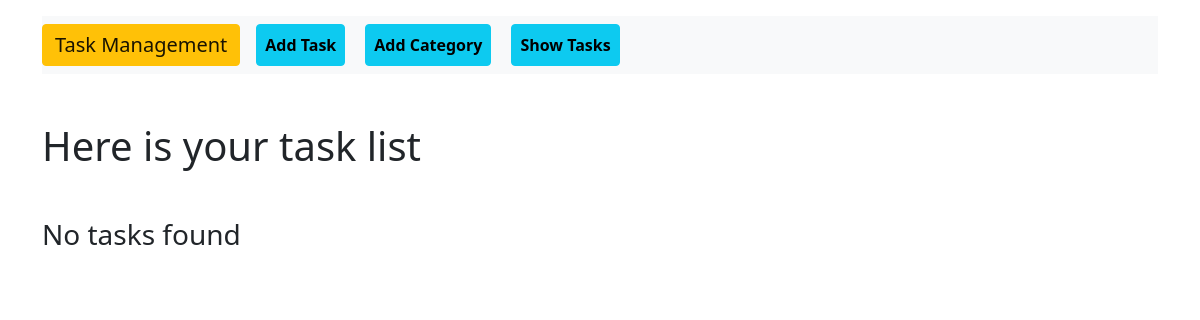
Page /task/task_list/ on the earlier database version.
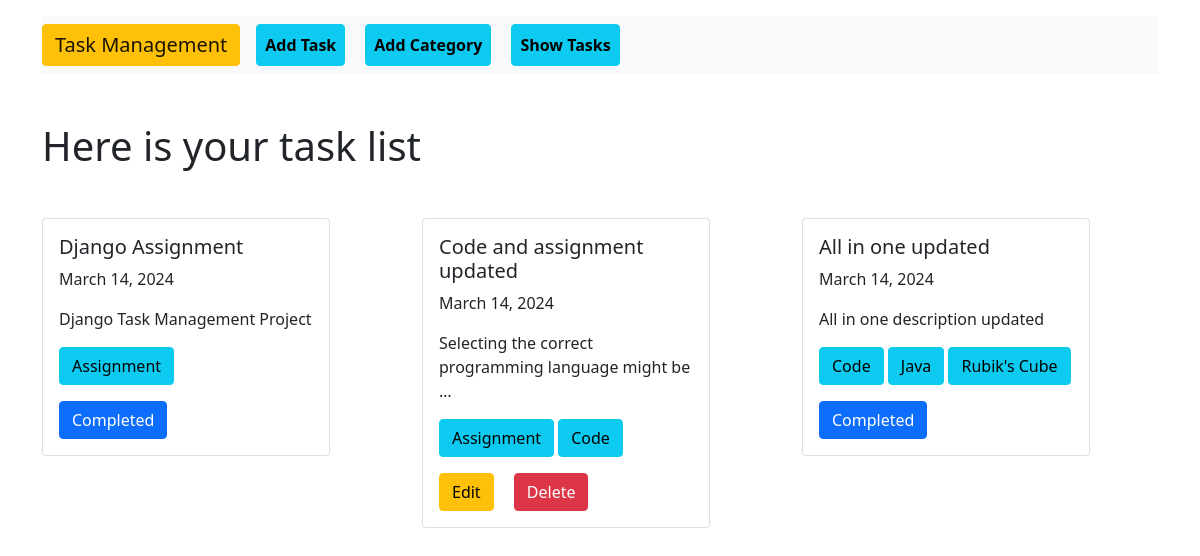
Same page on the later database version.
### task/models.py (models this page shows, shortened)
class TaskModel(models.Model):
    task_title = models.CharField(max_length=100)
    task_description = models.TextField()
    is_completed = models.BooleanField(default=False)
    task_assign_date = models.DateField(auto_now_add=True)
    categories = models.ManyToManyField(CategoryModel)

### category/models.py (models this page shows, shortened)
class CategoryModel(models.Model):
    category_name = models.CharField(max_length=100)

### task/views.py (the view)
# urls.py: path('task_list/', views.task_list, name='task_list'),
def task_list(request):
    tasks = TaskModel.objects.all()
    return render(request, 'task_list.html', {'tasks': tasks})

### task/templates/task_list.html
{% extends "base.html" %}
{% block content %}
<div class="container mt-5">
    <div style="" class="mb-5">
        <h1>Here is your task list</h1>
    </div>
    <div class="row">
        {% for task in tasks %}
            <div class="col-sm-4">
                <div class="card" style="width: 18rem;">
                    <div class="card-body">
                        <h5 class="card-title">{{task.task_title}}</h5>
                        <p class="card-text">{{task.task_assign_date}}</p>
                        <p class="card-text">{{task.task_description|truncatewords:7}}</p>
                        <div class="mt-3 mb-3">
                            {% for category in task.categories.all %}
                                <span class="btn btn-info">{{category.category_name}}</span>
                            {% endfor %}
                        </div>
                        {% if task.is_completed == True %}
                            <button class="btn btn-primary">Completed</button>
                        {% else %}
                            <a href="{% url 'edit_task' task.id %}" class="card-link btn btn-warning">Edit</a>
                            <a href="{% url 'delete_task' task.id %}" class="card-link btn btn-danger">Delete</a>
                        {% endif %}
                    </div>
                </div>
            </div>
        {% empty %}
            <h3>No tasks found</h3>
        {% endfor %}
    </div>
</div>
{% endblock content %}

### templates/base.html (shortened to what this page needs)
<!DOCTYPE html>
<html lang="en">
  <head>
    <link
      href="https://cdn.jsdelivr.net/npm/bootstrap@5.1.3/dist/css/bootstrap.min.css"
      rel="stylesheet"
    />
  </head>
  <body>
    <div class="container">
        <nav
      class="navbar navbar-expand-lg navbar-light bg-light mt-3"
      style="background-color: #e3f2fd"
    >
      <a class="navbar-brand btn btn-warning" href="/">Task Management</a>
      <div class="collapse navbar-collapse" id="navbarNav">
        <ul class="navbar-nav" style="gap: 20px;">
          <li class="nav-item">
            <a class="nav-link text-black btn btn-info" href="{% url 'add_task' %}"><strong>Add Task</strong></a>
          </li>
          <li class="nav-item">
            <a class="nav-link text-black btn btn-info" href="{% url 'add_category' %}"><strong>Add Category</strong></a>
          </li>
          <li class="nav-item ">
            <a class="nav-link text-black btn btn-info" href="{% url 'task_list' %}"><strong>Show Tasks</strong></a>
          </li>
        </ul>
      </div>
    </nav>
    </div>
    {% block content %}{% endblock content %}
  </body>
</html>

Differences in the rows shown:
added TaskModel: task_title "Django Assignment", task_assign_date "March 14, 2024", task_description "Django Task Management Project", is_completed "Completed"
added CategoryModel: category_name "Assignment"
added TaskModel: task_title "Code and assignment updated", task_assign_date "March 14, 2024", task_description "Selecting the correct programming language might be …", is_completed "Edit"
added CategoryModel: category_name "Code"
added TaskModel: task_title "All in one updated", task_assign_date "March 14, 2024", task_description "All in one description updated", is_completed "Completed"
added CategoryModel: category_name "Java", shown under "All in one updated"
added CategoryModel: category_name "Rubik's Cube", shown under "All in one updated"
Other differences:
text no longer shown: "No tasks found"
